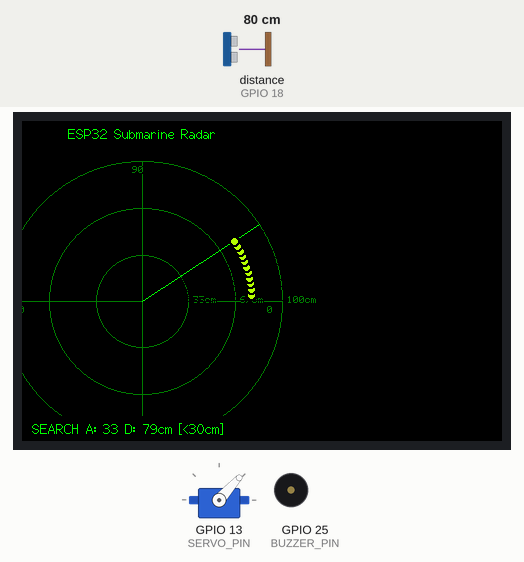
A sketch run on a simulated ESP32. Parts: servo, 480×320 colour display, buzzer (waves = sounding, pin HIGH). Wiring (inferred from the names in the program): ultrasonic range finder: trigger GPIO 5; echo GPIO 18. Inputs (shaded band) come from the test bench; at power-on: distance to the obstacle (sensor on GPIO 18) 80 cm. The echo pulse lasts 58.3 µs per cm; pins used as bus, display or sensor lines are not drawn; what the sketch prints to the serial monitor is not drawn.

Above: at 1.2 s.
1.3 s: distance to the obstacle (sensor on GPIO 18) set to 18 cm
At 2.35 s:
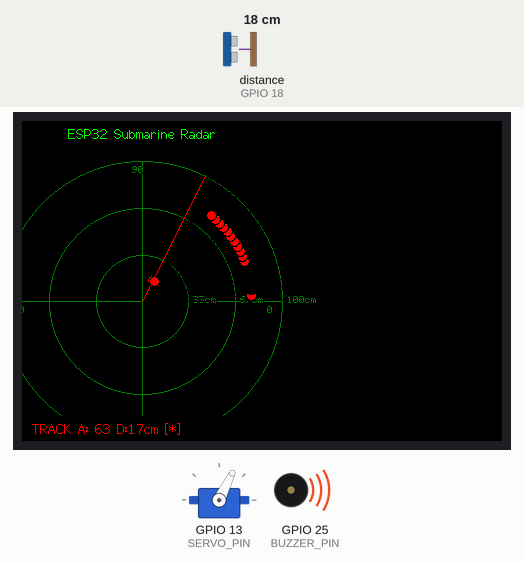
3.2 s: distance to the obstacle (sensor on GPIO 18) set to 9 cm
At 3.76 s:
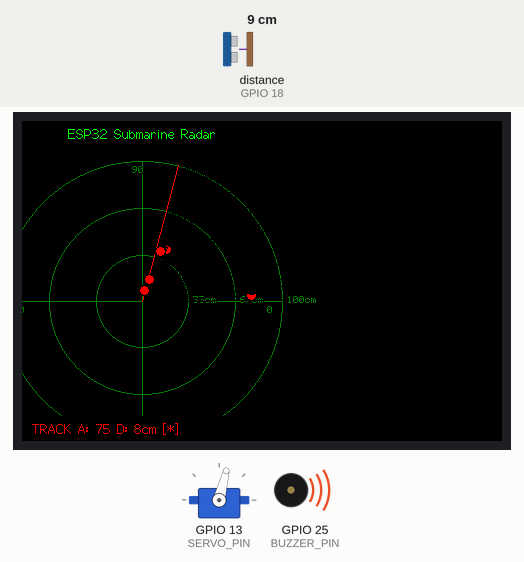
5.1 s: distance to the obstacle (sensor on GPIO 18) set to 5 cm
At 6.1 s:
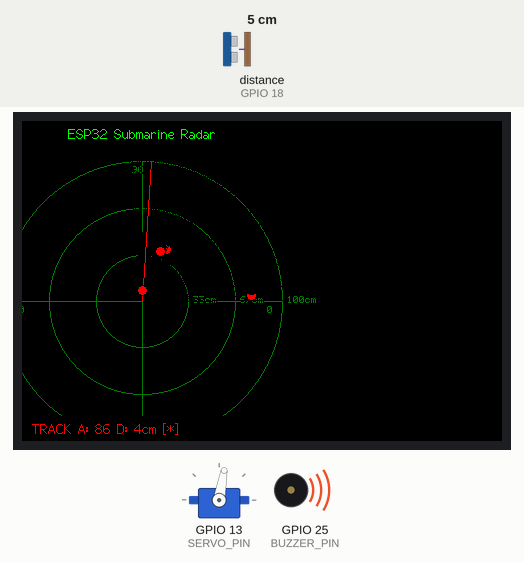
8.1 s: distance to the obstacle (sensor on GPIO 18) set to 23 cm
At 9.09 s:
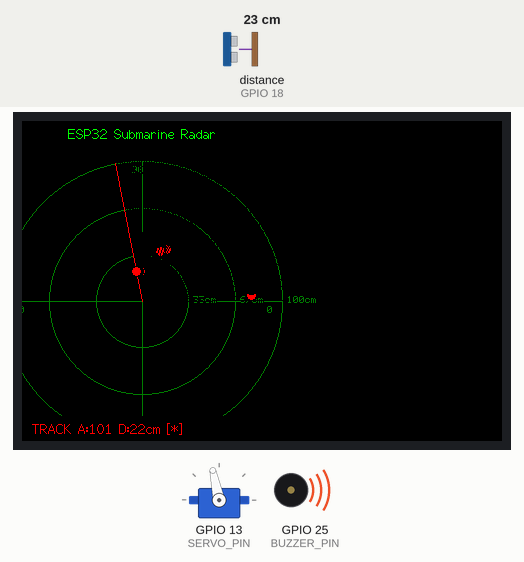
10.0 s: distance to the obstacle (sensor on GPIO 18) set to 2 cm
At 10.71 s:
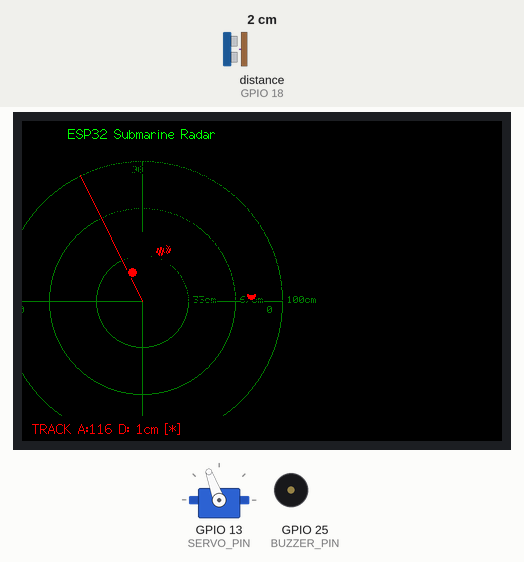
13.0 s: distance to the obstacle (sensor on GPIO 18) set to 250 cm
At 14.18 s:
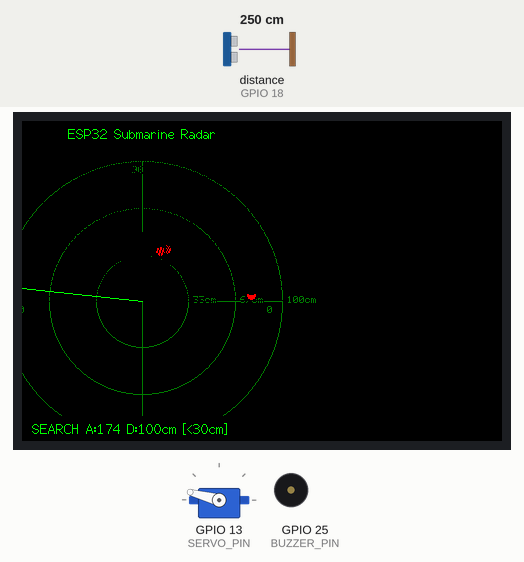
Timing chart, 0 to 16.1 s (numbered marks = the images above; inputs shaded):
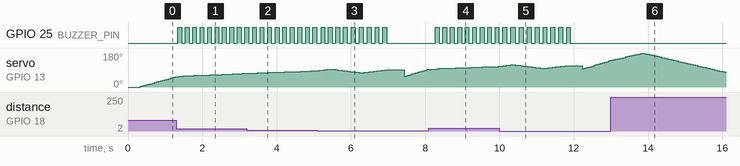

The sketch:

Radar_Detect_and_Lock_On.ino
```cpp
#include <ESP32Servo.h>
#include <TFT_eSPI.h>
#include <SPI.h>

#define TRIG_PIN 5
#define ECHO_PIN 18
#define SERVO_PIN 13
#define BUZZER_PIN 25

#define SCREEN_W 240
#define SCREEN_H 320
#define CENTER_X (SCREEN_W / 2)
#define CENTER_Y (SCREEN_H / 2 + 20)
#define MAX_DISTANCE 100
#define RADAR_RADIUS 140

#define LOCK_THRESHOLD 30     // cm - detection range for tracking
#define MIN_DISTANCE 5        // cm - minimum valid distance
#define UNLOCK_TIMEOUT 2000   // ms - time before losing lock
#define TRACK_ZONE 10         // degrees - narrow tracking zone for precise lock

Servo servo;
TFT_eSPI tft = TFT_eSPI();

struct RadarData {
  int angle;
  int distance;
  bool updated;
  bool lockedOn;
  bool objectMoving;
  int movementDirection; // -1=left, 0=stationary, 1=right
};
RadarData radarData;
SemaphoreHandle_t dataMutex;
SemaphoreHandle_t modeChangeSemaphore; // Signal mode changes
QueueHandle_t detectionQueue;          // Pass detection data between tasks

struct DetectionEvent {
  int angle;
  int distance;
  uint32_t timestamp;
};

struct Blip {
  float angle;
  int distance;
  uint32_t fadeTime;
};
Blip blips[20];
int blipCount = 0;

TaskHandle_t taskSearchHandle;
TaskHandle_t taskTrackHandle;
TaskHandle_t taskDisplayHandle;
TaskHandle_t taskLoggerHandle;
TaskHandle_t taskBuzzerHandle;

enum RadarMode { SEARCHING, TRACKING };
volatile RadarMode currentMode = SEARCHING;

// Shared tracking data
volatile int targetAngle = 90;
volatile uint32_t lastDetectionTime = 0;

// Movement detection variables
int lastTrackedAngle = 90;
int lastTrackedDistance = 0;
uint32_t lastTrackUpdate = 0;
int angleHistory[5] = {90, 90, 90, 90, 90};
int historyIndex = 0;

// ====================== Detect Movement =======================
void detectMovement(int currentAngle, int currentDistance) {
  // Update angle history
  angleHistory[historyIndex] = currentAngle;
  historyIndex = (historyIndex + 1) % 5;

  // Calculate average angle change
  int angleSum = 0;
  for (int i = 0; i < 5; i++) {
    angleSum += angleHistory[i];
  }
  int avgAngle = angleSum / 5;

  // Detect angle change (horizontal movement)
  int angleDiff = avgAngle - lastTrackedAngle;

  // Detect distance change (approaching/receding)
  int distDiff = currentDistance - lastTrackedDistance;

  bool isMoving = false;
  int moveDir = 0;

  // Movement threshold: >3° angle change or >5cm distance change
  if (abs(angleDiff) > 3) {
    isMoving = true;
    moveDir = (angleDiff > 0) ? 1 : -1;  // 1=moving right, -1=moving left
  } else if (abs(distDiff) > 5) {
    isMoving = true;
    moveDir = 0;  // Moving toward/away (not left/right)
  }

  // Update tracking data
  xSemaphoreTake(dataMutex, portMAX_DELAY);
  radarData.objectMoving = isMoving;
  radarData.movementDirection = moveDir;
  xSemaphoreGive(dataMutex);

  // Update last known position
  if (millis() - lastTrackUpdate > 200) {
    lastTrackedAngle = avgAngle;
    lastTrackedDistance = currentDistance;
    lastTrackUpdate = millis();
  }
}
long measureDistance() {
  digitalWrite(TRIG_PIN, LOW);
  delayMicroseconds(2);
  digitalWrite(TRIG_PIN, HIGH);
  delayMicroseconds(10);
  digitalWrite(TRIG_PIN, LOW);
  long duration = pulseIn(ECHO_PIN, HIGH, 30000);
  if (duration == 0) return MAX_DISTANCE;
  long distance = duration * 0.034 / 2;
  if (distance > MAX_DISTANCE) distance = MAX_DISTANCE;
  return distance;
}

// ====================== Search Task ==============================
void TaskSearch(void *pvParameters) {
  int sweepAngle = 0;
  int direction = 1;

  servo.write(0); // Start at 0 degrees

  while (true) {
    if (currentMode == SEARCHING) {
      // Active search mode
      long distance = measureDistance();
      bool detected = (distance > MIN_DISTANCE && distance <= LOCK_THRESHOLD);

      // Update radar data
      xSemaphoreTake(dataMutex, portMAX_DELAY);
      radarData.angle = sweepAngle;
      radarData.distance = distance;
      radarData.lockedOn = false;
      radarData.updated = true;
      xSemaphoreGive(dataMutex);

      if (detected) {
        // Target found! Switch to tracking mode
        targetAngle = sweepAngle;
        lastDetectionTime = millis();
        currentMode = TRACKING;

        Serial.print("[SEARCH] Target acquired at ");
        Serial.print(sweepAngle);
        Serial.print("° - Distance: ");
        Serial.print(distance);
        Serial.println("cm - LOCKING ON");

        // Send detection event via queue
        DetectionEvent evt = {sweepAngle, (int)distance, millis()};
        xQueueSend(detectionQueue, &evt, 0);

        // Signal mode change
        xSemaphoreGive(modeChangeSemaphore);

        // Wake up tracking task
        vTaskResume(taskTrackHandle);

        // This task will sleep until tracking is done
        vTaskDelay(pdMS_TO_TICKS(100));
      } else {
        // Continue sweeping
        sweepAngle += 3 * direction;
        if (sweepAngle >= 180) {
          sweepAngle = 180;
          direction = -1;
        }
        if (sweepAngle <= 0) {
          sweepAngle = 0;
          direction = 1;
        }

        servo.write(sweepAngle);
        vTaskDelay(pdMS_TO_TICKS(50));
      }
    } else {
      // Tracking mode active - this task sleeps
      vTaskDelay(pdMS_TO_TICKS(500));
    }
  }
}

// ====================== Track Task ==============================
void TaskTrack(void *pvParameters) {
  int currentAngle = 90;
  int minAngle, maxAngle;
  const int trackStep = 1;  // Very small steps for precise tracking
  int trackDirection = 1;
  int stableCount = 0;
  int lastGoodAngle = 90;
  int lastGoodDistance = 0;

  // Start suspended, will be resumed by search task
  vTaskSuspend(NULL);

  while (true) {
    if (currentMode == TRACKING) {
      // Define narrow tracking zone around target
      minAngle = max(0, targetAngle - TRACK_ZONE);
      maxAngle = min(180, targetAngle + TRACK_ZONE);

      // Initialize if just started tracking
      if (currentAngle < minAngle || currentAngle > maxAngle) {
        currentAngle = targetAngle;
        trackDirection = 1;
        stableCount = 0;
      }

      // Small sweep around target position
      currentAngle += trackStep * trackDirection;
      if (currentAngle >= maxAngle) {
        currentAngle = maxAngle;
        trackDirection = -1;
      }
      if (currentAngle <= minAngle) {
        currentAngle = minAngle;
        trackDirection = 1;
      }

      servo.write(currentAngle);
      vTaskDelay(pdMS_TO_TICKS(40));

      long distance = measureDistance();
      bool detected = (distance > MIN_DISTANCE && distance <= LOCK_THRESHOLD);

      if (detected) {
        // Target found at this angle
        lastDetectionTime = millis();
        stableCount++;
        lastGoodAngle = currentAngle;
        lastGoodDistance = distance;

        // Detect if object is moving
        detectMovement(currentAngle, distance);

        // If object is stable at this position, center on it
        if (stableCount >= 3) {
          targetAngle = lastGoodAngle;

          // For very stable stationary objects, stay put
          if (abs(currentAngle - targetAngle) <= 2) {
            currentAngle = targetAngle;
            vTaskDelay(pdMS_TO_TICKS(100)); // Hold position longer
          }
        }

        xSemaphoreTake(dataMutex, portMAX_DELAY);
        radarData.angle = currentAngle;
        radarData.distance = distance;
        radarData.lockedOn = true;
        radarData.updated = true;
        xSemaphoreGive(dataMutex);
      } else {
        // No detection at this angle
        stableCount = max(0, stableCount - 1);

        xSemaphoreTake(dataMutex, portMAX_DELAY);
        radarData.angle = currentAngle;
        radarData.distance = distance;
        radarData.lockedOn = false;
        radarData.updated = true;
        xSemaphoreGive(dataMutex);
      }

      // Check if target completely lost
      if (millis() - lastDetectionTime > UNLOCK_TIMEOUT) {
        // Lost target - switch back to search
        currentMode = SEARCHING;
        stableCount = 0;
        Serial.println("[TRACK] Target lost - switching to search mode");

        // Signal mode change
        xSemaphoreGive(modeChangeSemaphore);

        // Suspend this task, let search take over
        vTaskSuspend(NULL);
      }
    } else {
      // Not in tracking mode - suspend
      vTaskSuspend(NULL);
    }
  }
}

// ====================== Display Task ===========================
void TaskDisplay(void *pvParameters) {
  int lastAngle = 0;
  tft.init();
  tft.setRotation(1);
  tft.fillScreen(TFT_BLACK);

  // Draw base
  tft.drawCircle(CENTER_X, CENTER_Y, RADAR_RADIUS, TFT_DARKGREEN);
  tft.drawCircle(CENTER_X, CENTER_Y, RADAR_RADIUS * 2 / 3, TFT_DARKGREEN);
  tft.drawCircle(CENTER_X, CENTER_Y, RADAR_RADIUS / 3, TFT_DARKGREEN);
  tft.drawLine(CENTER_X - RADAR_RADIUS, CENTER_Y, CENTER_X + RADAR_RADIUS, CENTER_Y, TFT_DARKGREEN);
  tft.drawLine(CENTER_X, CENTER_Y - RADAR_RADIUS, CENTER_X, CENTER_Y + RADAR_RADIUS, TFT_DARKGREEN);

  // Draw angle markers
  tft.setTextFont(1);
  tft.setTextColor(TFT_DARKGREEN, TFT_BLACK);
  tft.drawString("0", CENTER_X + RADAR_RADIUS - 15, CENTER_Y + 5, 1);
  tft.drawString("90", CENTER_X - 10, CENTER_Y - RADAR_RADIUS + 5, 1);
  tft.drawString("180", CENTER_X - RADAR_RADIUS + 5, CENTER_Y + 5, 1);

  tft.setTextColor(TFT_GREEN, TFT_BLACK);
  tft.setTextFont(2);
  tft.drawCentreString("ESP32 Submarine Radar", SCREEN_W / 2, 5, 2);

  // Draw distance labels on radar circles
  tft.setTextFont(1);
  tft.setTextColor(TFT_DARKGREEN, TFT_BLACK);

  // Inner circle - 33cm
  tft.drawString("33cm", CENTER_X + RADAR_RADIUS / 3 + 5, CENTER_Y - 5, 1);

  // Middle circle - 67cm
  tft.drawString("67cm", CENTER_X + (RADAR_RADIUS * 2 / 3) + 5, CENTER_Y - 5, 1);

  // Outer circle - 100cm
  tft.drawString("100cm", CENTER_X + RADAR_RADIUS + 5, CENTER_Y - 5, 1);

  tft.setTextFont(2); // Reset to normal font

  while (true) {
    xSemaphoreTake(dataMutex, portMAX_DELAY);
    bool hasUpdate = radarData.updated;
    int rawAngle = radarData.angle;
    int distance = radarData.distance;
    bool locked = radarData.lockedOn;
    radarData.updated = false;
    xSemaphoreGive(dataMutex);

    if (hasUpdate) {
      int displayAngle = 180 - rawAngle;
      int oldX = CENTER_X - RADAR_RADIUS * cos(radians(180 - lastAngle));
      int oldY = CENTER_Y - RADAR_RADIUS * sin(radians(180 - lastAngle));
      tft.drawLine(CENTER_X, CENTER_Y, oldX, oldY, TFT_BLACK);

      int newX = CENTER_X - RADAR_RADIUS * cos(radians(displayAngle));
      int newY = CENTER_Y - RADAR_RADIUS * sin(radians(displayAngle));

      // Color based on mode
      uint16_t sweepColor = (currentMode == TRACKING) ? TFT_RED : TFT_GREEN;
      tft.drawLine(CENTER_X, CENTER_Y, newX, newY, sweepColor);
      lastAngle = rawAngle;

      // Add blips for detected objects
      if (distance > MIN_DISTANCE && distance < MAX_DISTANCE) {
        blips[blipCount++ % 20] = {float(displayAngle), distance, millis()};
      }

      // Draw all active blips with fade effect
      for (int i = 0; i < blipCount && i < 20; i++) {
        uint32_t age = millis() - blips[i].fadeTime;
        if (age > 2000) continue; // Skip old blips

        int dPix = map(blips[i].distance, 0, MAX_DISTANCE, 0, RADAR_RADIUS);
        int bx = CENTER_X - dPix * cos(radians(blips[i].angle));
        int by = CENTER_Y - dPix * sin(radians(blips[i].angle));

        // Erase old blip first
        tft.fillCircle(bx, by, 5, TFT_BLACK);

        // Draw new blip with fade
        if (age < 1500) {
          uint16_t color = (currentMode == TRACKING) ? TFT_RED : TFT_GREENYELLOW;
          int size = (currentMode == TRACKING) ? 4 : 3;
          tft.fillCircle(bx, by, size, color);
        }
      }

      // Clean up expired blips from array
      if (blipCount > 20) {
        // Reset and keep only recent blips
        int newCount = 0;
        for (int i = 0; i < 20; i++) {
          if (millis() - blips[i].fadeTime <= 2000) {
            blips[newCount++] = blips[i];
          }
        }
        blipCount = newCount;
      }

      // Get movement status
      bool isMoving = false;
      int moveDir = 0;
      xSemaphoreTake(dataMutex, portMAX_DELAY);
      isMoving = radarData.objectMoving;
      moveDir = radarData.movementDirection;
      xSemaphoreGive(dataMutex);

      // Display status with movement indicator
      tft.fillRect(0, SCREEN_H - 25, SCREEN_W, 25, TFT_BLACK);
      tft.setCursor(10, SCREEN_H - 20);
      if (currentMode == TRACKING) {
        tft.setTextColor(TFT_RED, TFT_BLACK);
        tft.printf("TRACK A:%3d D:%2dcm ", rawAngle, distance);

        // Movement indicator
        if (isMoving) {
          if (moveDir == 1) tft.print(">>>");      // Moving right
          else if (moveDir == -1) tft.print("<<<"); // Moving left
          else tft.print("<>");                      // Moving toward/away
        } else {
          tft.print("[*]");                          // Stationary
        }
      } else {
        tft.setTextColor(TFT_GREEN, TFT_BLACK);
        tft.printf("SEARCH A:%3d D:%3dcm [<30cm]", rawAngle, distance);
      }
    }

    vTaskDelay(pdMS_TO_TICKS(40));
  }
}

// ====================== Logger Task ============================
void TaskLogger(void *pvParameters) {
  while (true) {
    int angle, distance;
    bool isMoving;
    int moveDir;

    xSemaphoreTake(dataMutex, portMAX_DELAY);
    angle = radarData.angle;
    distance = radarData.distance;
    isMoving = radarData.objectMoving;
    moveDir = radarData.movementDirection;
    xSemaphoreGive(dataMutex);

    const char* mode = (currentMode == TRACKING) ? "TRACK" : "SEARCH";

    if (currentMode == TRACKING) {
      const char* movement = isMoving ?
        (moveDir == 1 ? "MOVING RIGHT >>>" :
         moveDir == -1 ? "MOVING LEFT <<<" :
         "APPROACHING/RECEDING") : "STATIONARY";
      Serial.printf("[%s] Angle: %3d°, Dist: %3d cm - %s\n", mode, angle, distance, movement);
    } else {
      Serial.printf("[%s] Angle: %3d°, Dist: %3d cm\n", mode, angle, distance);
    }

    vTaskDelay(pdMS_TO_TICKS(500));
  }
}

// ====================== Buzzer Task ============================
void TaskBuzzer(void *pvParameters) {
  pinMode(BUZZER_PIN, OUTPUT);
  bool wasTracking = false;

  while (true) {
    bool isTracking = (currentMode == TRACKING);

    if (isTracking) {
      digitalWrite(BUZZER_PIN, HIGH);
      vTaskDelay(pdMS_TO_TICKS(100));
      digitalWrite(BUZZER_PIN, LOW);
      vTaskDelay(pdMS_TO_TICKS(100));
      wasTracking = true;
    } else {
      if (wasTracking) {
        digitalWrite(BUZZER_PIN, LOW);
        wasTracking = false;
      }
      vTaskDelay(pdMS_TO_TICKS(200));
    }
  }
}

// ====================== Setup ================================
void setup() {
  Serial.begin(115200);
  pinMode(TRIG_PIN, OUTPUT);
  pinMode(ECHO_PIN, INPUT);
  servo.attach(SERVO_PIN);

  // Create synchronization primitives
  dataMutex = xSemaphoreCreateMutex();
  modeChangeSemaphore = xSemaphoreCreateBinary();
  detectionQueue = xQueueCreate(10, sizeof(DetectionEvent));

  if (dataMutex == NULL || modeChangeSemaphore == NULL || detectionQueue == NULL) {
    Serial.println("Failed to create RTOS primitives!");
    while(1);
  }

  // Create tasks - Track starts suspended
  xTaskCreatePinnedToCore(TaskSearch, "Search", 3072, NULL, 2, &taskSearchHandle, 0);
  xTaskCreatePinnedToCore(TaskTrack, "Track", 3072, NULL, 2, &taskTrackHandle, 0);
  xTaskCreatePinnedToCore(TaskDisplay, "Display", 8192, NULL, 1, &taskDisplayHandle, 1);
  xTaskCreatePinnedToCore(TaskLogger, "Logger", 2048, NULL, 0, &taskLoggerHandle, 1);
  xTaskCreatePinnedToCore(TaskBuzzer, "Buzzer", 2048, NULL, 0, &taskBuzzerHandle, 1);

  Serial.println("=================================");
  Serial.println("Radar System Initialized");
  Serial.println("Mode: SEARCH (0-180° sweep)");
  Serial.println("Tracking Range: 30cm");
  Serial.println("RTOS: FreeRTOS on ESP32");
  Serial.println("Tasks: 5 (2 cores)");
  Serial.println("=================================");
}

void loop() {
  vTaskDelete(NULL);
}
```

Measured:
- after the input at 1.3 s, GPIO 25 (BUZZER_PIN): alternates HIGH for 0.10 s and LOW for 0.10 s, starting at once; the display: first differs from a run without the input after 0.28 s (image 1 shows a later state)
- after the input at 8.1 s, GPIO 25 (BUZZER_PIN): alternates HIGH for 0.10 s and LOW for 0.10 s, starting after 0.17 s; the display: first changes after 0.28 s (image 4 shows a later state)
- by itself, servo on GPIO 13 (SERVO_PIN): rises from 141° to 180° in 0.78 s, then falls to 78° in 2.2 s
